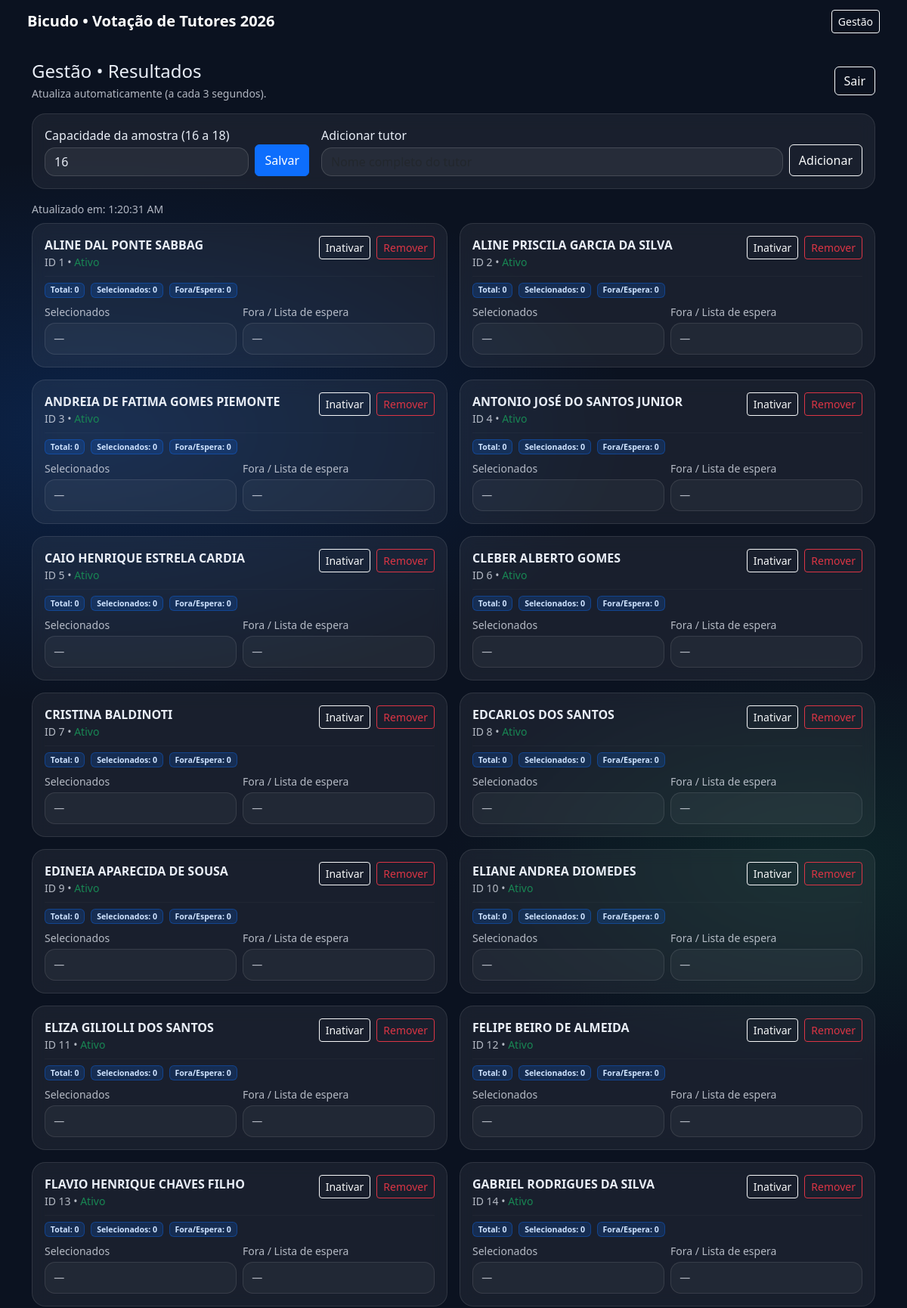
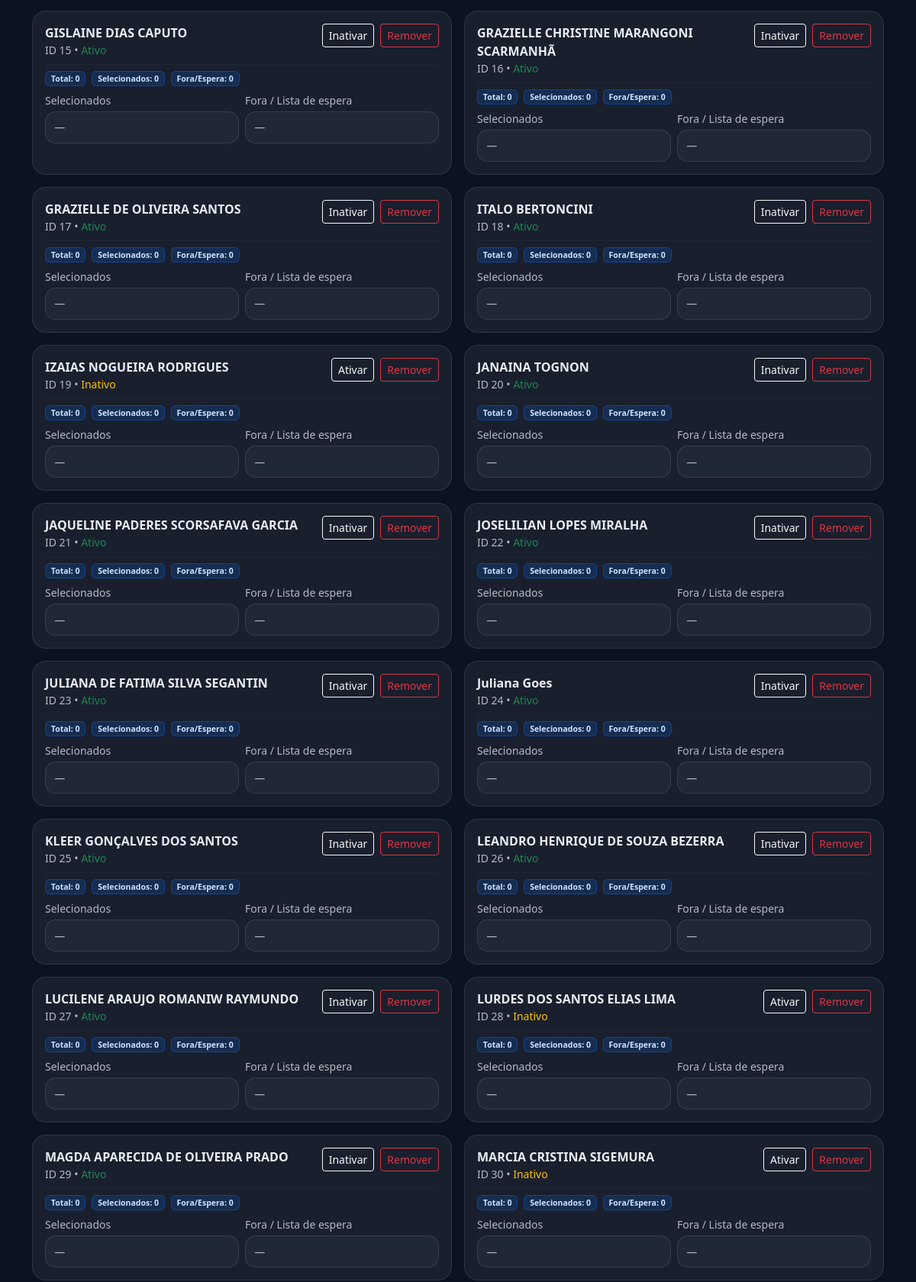
/admin (signed in, upper part), run on the app's committed database (2 pictures, top to bottom).
### app.py (models this page shows)
class TVTutor(db.Model):
    __tablename__ = "tv_tutores"
    id = db.Column(db.Integer, primary_key=True)
    nome = db.Column(db.String(160), unique=True, nullable=False)
    ativo = db.Column(db.Boolean, default=True, nullable=False)
    created_at = db.Column(db.DateTime, default=_dt.datetime.utcnow, nullable=False)

### app.py (the view)
    @app.get("/admin")
    @admin_required
    def admin():
        tutores = TVTutor.query.order_by(TVTutor.nome.asc()).all()
        return render_template("admin.html", tutores=tutores, capacity=get_capacity())

### app.py (called while the page is built)
def clamp_capacity(n: int) -> int:
    return max(16, min(18, int(n)))

def get_capacity() -> int:
    cfg = TVConfig.query.filter_by(key="capacity").first()
    try:
        cap = int(cfg.value) if cfg else DEFAULT_CAPACITY
    except Exception:
        cap = DEFAULT_CAPACITY
    return clamp_capacity(cap)

def admin_required(fn):
    @wraps(fn)
    def _wrap(*args, **kwargs):
        if not session.get("is_admin"):
            return redirect(url_for("admin_login"))
        return fn(*args, **kwargs)
    return _wrap

### templates/admin.html (shortened to what this page needs)
{% extends "base.html" %}
{% block content %}
<div class="d-flex flex-wrap gap-2 justify-content-between align-items-center mb-3">
  <div>
    <h1 class="h4 mb-1">Gestão • Resultados</h1>
    <div class="muted small">Atualiza automaticamente (a cada 3 segundos).</div>
  </div>
  <div class="d-flex gap-2">
    <a class="btn btn-outline-light" href="/admin/logout">Sair</a>
  </div>
</div>
<div class="card-glass p-3 mb-3">
  <div class="row g-3 align-items-end">
    <div class="col-12 col-md-4">
      <form method="post" action="/admin/capacity" class="d-flex gap-2">
        <div class="flex-grow-1">
          <label class="form-label mb-1">Capacidade da amostra (16 a 18)</label>
          <select class="form-select" name="capacity">
            {% for n in [16,17,18] %}
              <option value="{{n}}" {% if capacity==n %}selected{% endif %}>{{n}}</option>
            {% endfor %}
          </select>
        </div>
        <button class="btn btn-primary mt-4" type="submit">Salvar</button>
      </form>
    </div>
    <div class="col-12 col-md-8">
      <form method="post" action="/admin/tutores/add" class="d-flex gap-2">
        <div class="flex-grow-1">
          <label class="form-label mb-1">Adicionar tutor</label>
          <input name="nome" class="form-control" placeholder="Nome completo do tutor">
        </div>
        <button class="btn btn-outline-light mt-4" type="submit">Adicionar</button>
      </form>
    </div>
  </div>
</div>
<div id="status" class="muted small mb-2"></div>
<div id="cards" class="row g-3">
  {% for t in tutores %}
  <div class="col-12 col-lg-6">
    <div class="card-glass p-3 h-100">
      <div class="d-flex justify-content-between align-items-start gap-2">
        <div>
          <div class="fw-semibold">{{ t.nome }}</div>
          <div class="muted small">ID {{ t.id }} • <span class="{{ 'text-success' if t.ativo else 'text-warning' }}">{{ 'Ativo' if t.ativo else 'Inativo' }}</span></div>
        </div>
        <div class="d-flex gap-2">
          <form method="post" action="/admin/tutores/toggle/{{ t.id }}">
            <button class="btn btn-sm btn-outline-light" type="submit">{{ 'Inativar' if t.ativo else 'Ativar' }}</button>
          </form>
          <form method="post" action="/admin/tutores/delete/{{ t.id }}">
            <button class="btn btn-sm btn-outline-danger" type="submit">Remover</button>
          </form>
        </div>
      </div>
      <hr class="border-light border-opacity-10 my-2">
      <div class="d-flex gap-2 flex-wrap small mb-2">
        <span class="badge badge-soft">Total: <span data-total="{{t.id}}">0</span></span>
        <span class="badge badge-soft">Selecionados: <span data-sel-count="{{t.id}}">0</span></span>
        <span class="badge badge-soft">Fora/Espera: <span data-fila-count="{{t.id}}">0</span></span>
      </div>
      <div class="row g-2">
        <div class="col-12 col-md-6">
          <div class="muted small mb-1">Selecionados</div>
          <div class="listbox" data-sel="{{t.id}}"></div>
        </div>
        <div class="col-12 col-md-6">
          <div class="muted small mb-1">Fora / Lista de espera</div>
          <div class="listbox" data-fila="{{t.id}}"></div>
        </div>
      </div>
    </div>
  </div>
  {% endfor %}
</div>
{% endblock %}

### templates/base.html (shortened to what this page needs)
<!doctype html>
<html lang="pt-br">
<head>
  <link href="https://cdn.jsdelivr.net/npm/bootstrap@5.3.3/dist/css/bootstrap.min.css" rel="stylesheet">
</head>
<body>
  <nav class="navbar navbar-expand-lg navbar-dark px-2 px-md-4">
    <div class="container-fluid">
      <a class="navbar-brand fw-semibold" href="/">Bicudo • Votação de Tutores 2026</a>
      <div class="d-flex gap-2">
        <a class="btn btn-sm btn-outline-light" href="/admin">Gestão</a>
      </div>
    </div>
  </nav>
  <main class="container py-4">
    {% block content %}{% endblock %}
  </main>
</body>
</html>

### templates/base.html (style rules this page uses)
body { background: radial-gradient(1200px 600px at 10% 10%, rgba(13,110,253,.18), transparent 60%), radial-gradient(900px 500px at 90% 20%, rgba(25,135,84,.16), transparent 55%), #0b1220; color: #e9eef7; min-height: 100vh; }
.card-glass { background: rgba(255,255,255,.06); border: 1px solid rgba(255,255,255,.10); backdrop-filter: blur(10px); border-radius: 18px; }
.muted { color: rgba(233,238,247,.75); }
.form-control, .form-select { background: rgba(255,255,255,.06); border: 1px solid rgba(255,255,255,.14); color: #e9eef7; border-radius: 14px; }
option { color: #0b1220; }
.badge-soft { background: rgba(13,110,253,.18); border: 1px solid rgba(13,110,253,.35); color: #cfe3ff; }
.listbox { max-height: 220px; overflow: auto; background: rgba(255,255,255,.04); border: 1px solid rgba(255,255,255,.10); border-radius: 14px; padding: .6rem .7rem; }

### data on the page
TVTutor: nome "ALINE DAL PONTE SABBAG", id "1", ativo "Ativo", ativo "Inativar"
TVTutor: nome "ALINE PRISCILA GARCIA DA SILVA", id "2", ativo "Ativo", ativo "Inativar"
TVTutor: nome "ANDREIA DE FATIMA GOMES PIEMONTE", id "3", ativo "Ativo", ativo "Inativar"
TVTutor: nome "ANTONIO JOSÉ DO SANTOS JUNIOR", id "4", ativo "Ativo", ativo "Inativar"
TVTutor: nome "CAIO HENRIQUE ESTRELA CARDIA", id "5", ativo "Ativo", ativo "Inativar"
TVTutor: nome "CLEBER ALBERTO GOMES", id "6", ativo "Ativo", ativo "Inativar"
TVTutor: nome "CRISTINA BALDINOTI", id "7", ativo "Ativo", ativo "Inativar"
TVTutor: nome "EDCARLOS DOS SANTOS", id "8", ativo "Ativo", ativo "Inativar"
TVTutor: nome "EDINEIA APARECIDA DE SOUSA", id "9", ativo "Ativo", ativo "Inativar"
TVTutor: nome "ELIANE ANDREA DIOMEDES", id "10", ativo "Ativo", ativo "Inativar"
TVTutor: nome "ELIZA GILIOLLI DOS SANTOS", id "11", ativo "Ativo", ativo "Inativar"
TVTutor: nome "FELIPE BEIRO DE ALMEIDA", id "12", ativo "Ativo", ativo "Inativar"
TVTutor: nome "FLAVIO HENRIQUE CHAVES FILHO", id "13", ativo "Ativo", ativo "Inativar"
TVTutor: nome "GABRIEL RODRIGUES DA SILVA", id "14", ativo "Ativo", ativo "Inativar"
TVTutor: nome "GISLAINE DIAS CAPUTO", id "15", ativo "Ativo", ativo "Inativar"
TVTutor: nome "GRAZIELLE CHRISTINE MARANGONI SCARMANHÃ", id "16", ativo "Ativo", ativo "Inativar"
TVTutor: nome "GRAZIELLE DE OLIVEIRA SANTOS", id "17", ativo "Ativo", ativo "Inativar"
TVTutor: nome "ITALO BERTONCINI", id "18", ativo "Ativo", ativo "Inativar"
TVTutor: nome "IZAIAS NOGUEIRA RODRIGUES", id "19", ativo "Inativo", ativo "Ativar"
TVTutor: nome "JANAINA TOGNON", id "20", ativo "Ativo", ativo "Inativar"
TVTutor: nome "JAQUELINE PADERES SCORSAFAVA GARCIA", id "21", ativo "Ativo", ativo "Inativar"
TVTutor: nome "JOSELILIAN LOPES MIRALHA", id "22", ativo "Ativo", ativo "Inativar"
TVTutor: nome "JULIANA DE FATIMA SILVA SEGANTIN", id "23", ativo "Ativo", ativo "Inativar"
TVTutor: nome "Juliana Goes", id "24", ativo "Ativo", ativo "Inativar"
TVTutor: nome "KLEER GONÇALVES DOS SANTOS", id "25", ativo "Ativo", ativo "Inativar"
TVTutor: nome "LEANDRO HENRIQUE DE SOUZA BEZERRA", id "26", ativo "Ativo", ativo "Inativar"
TVTutor: nome "LUCILENE ARAUJO ROMANIW RAYMUNDO", id "27", ativo "Ativo", ativo "Inativar"
TVTutor: nome "LURDES DOS SANTOS ELIAS LIMA", id "28", ativo "Inativo", ativo "Ativar"
TVTutor: nome "MAGDA APARECIDA DE OLIVEIRA PRADO", id "29", ativo "Ativo", ativo "Inativar"
TVTutor: nome "MARCIA CRISTINA SIGEMURA", id "30", ativo "Inativo", ativo "Ativar"

### other printed values
form field capacity "16"
